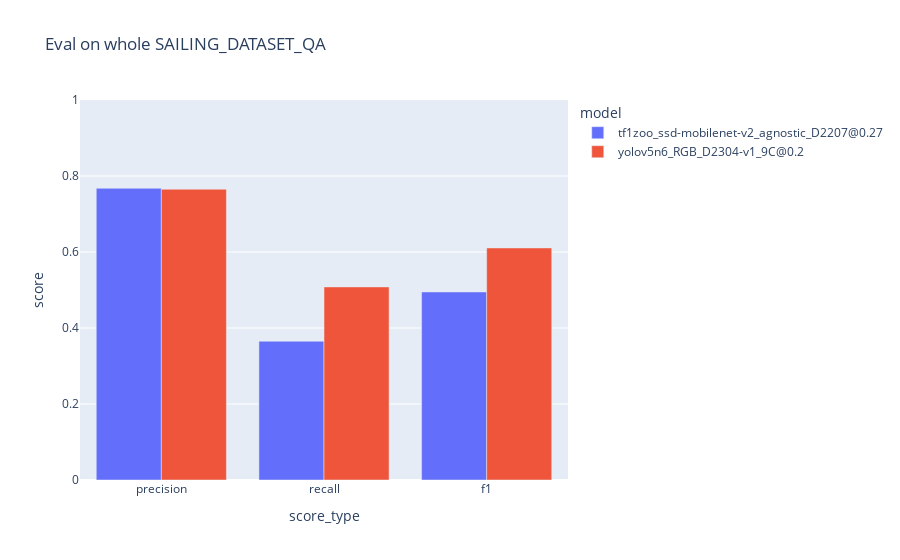

Source (notebook cell):
### Code cell
import numpy as np
import pandas as pd
import plotly.express as px

metrics = ['precision', 'recall', 'f1']
df = pd.DataFrame(dict(
    model=np.concatenate(
        [[f"{model['name']}@{model['conf_thr']}"] * len(metrics) for model in models]),
    score_type=metrics * len(models),
    score=np.concatenate([
        [tuned_results[model['name']]['metrics']['all'][metric]
            for metric in metrics]
        for model in models])
))

fig = px.bar(df, x='score_type', y='score', color='model', barmode='group',
             title="Eval on whole SAILING_DATASET_QA")
fig.update_yaxes(range=[0, 1])
fig.show()

### Figure 1 — Plotly figure (JSON) as saved in the notebook; plotly's stock layout.template omitted (floating-point values rounded to 4 significant figures)
{"data": [{"alignmentgroup": "True", "hovertemplate": "model=tf1zoo_ssd-mobilenet-v2_agnostic_D2207@0.27<br>score_type=%{x}<br>score=%{y}<extra></extra>", "legendgroup": "tf1zoo_ssd-mobilenet-v2_agnostic_D2207@0.27", "marker": {"color": "#636efa", "pattern": {"shape": ""}}, "name": "tf1zoo_ssd-mobilenet-v2_agnostic_D2207@0.27", "offsetgroup": "tf1zoo_ssd-mobilenet-v2_agnostic_D2207@0.27", "orientation": "v", "showlegend": true, "textposition": "auto", "type": "bar", "x": ["precision", "recall", "f1"], "xaxis": "x", "y": [0.7676, 0.3651, 0.4948], "yaxis": "y"}, {"alignmentgroup": "True", "hovertemplate": "model=yolov5n6_RGB_D2304-v1_9C@0.2<br>score_type=%{x}<br>score=%{y}<extra></extra>", "legendgroup": "yolov5n6_RGB_D2304-v1_9C@0.2", "marker": {"color": "#EF553B", "pattern": {"shape": ""}}, "name": "yolov5n6_RGB_D2304-v1_9C@0.2", "offsetgroup": "yolov5n6_RGB_D2304-v1_9C@0.2", "orientation": "v", "showlegend": true, "textposition": "auto", "type": "bar", "x": ["precision", "recall", "f1"], "xaxis": "x", "y": [0.7652, 0.5081, 0.6107], "yaxis": "y"}], "layout": {"barmode": "group", "legend": {"title": {"text": "model"}, "tracegroupgap": 0}, "title": {"text": "Eval on whole SAILING_DATASET_QA"}, "xaxis": {"anchor": "y", "domain": [0, 1], "title": {"text": "score_type"}}, "yaxis": {"anchor": "x", "domain": [0, 1], "range": [0, 1], "title": {"text": "score"}}}}
